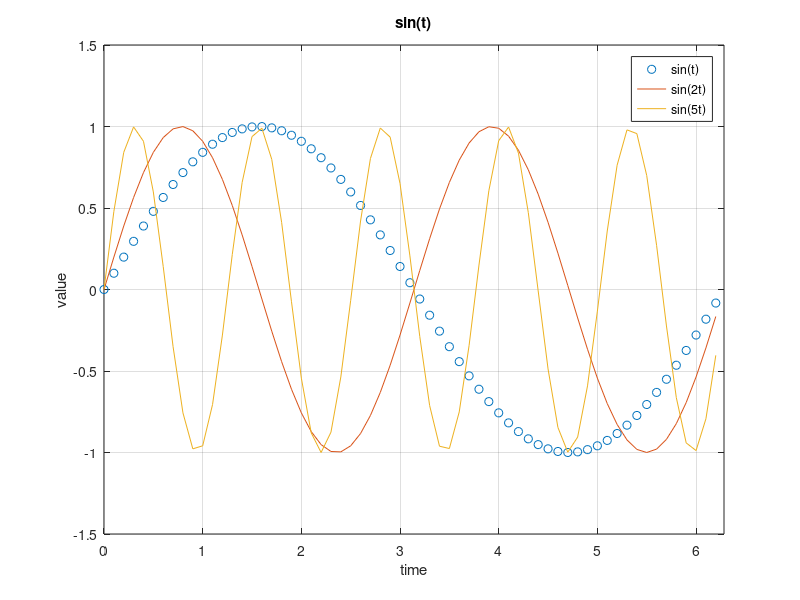

Reproduce this figure in MATLAB.
clc; clear all; close all;
%y(t)=sin(t),y(t)=sin(2t),y=sin(5t). Use plot(t,y1,'o',t,y2,'-',t,y3)
t=0:0.1:2*pi;
y1=sin(t);
y2=sin(2*t);
y3=sin(5*t);
plot(t,y1,'o',t,y2,'-',t,y3)
grid on;
axis([0 2*pi -1.5 1.5]);
title('sin(t)');
xlabel('time');
ylabel('value');
legend('sin(t)','sin(2t)','sin(5t)');